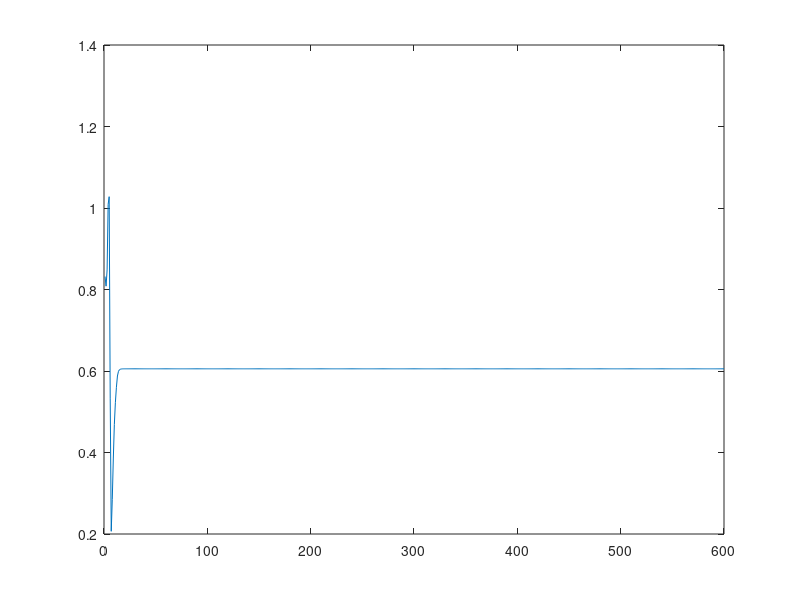
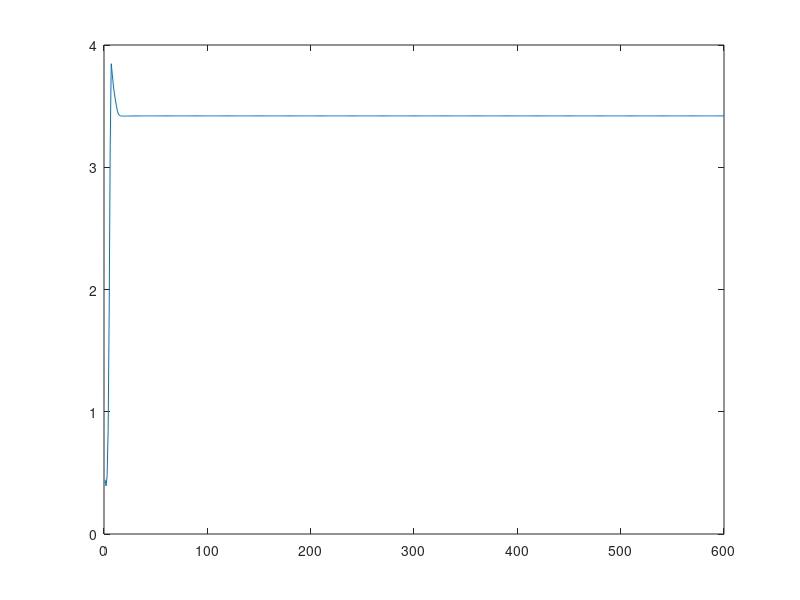
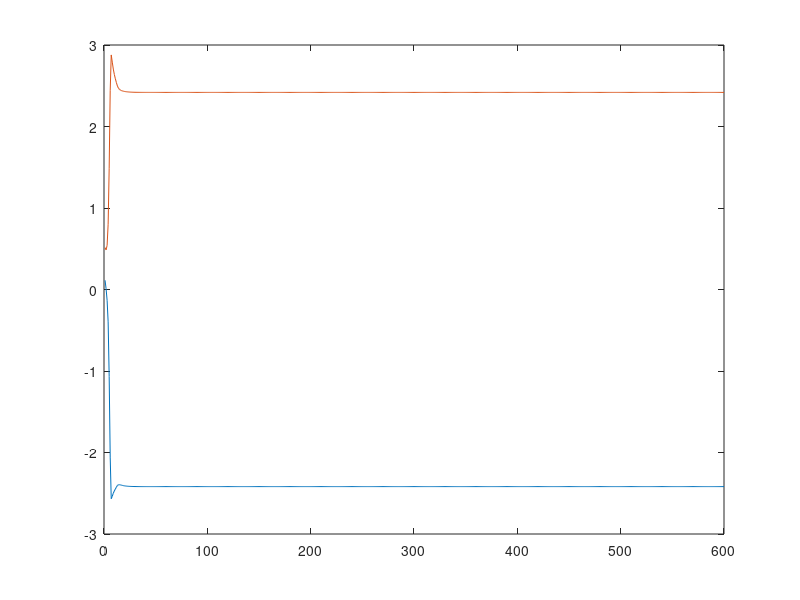
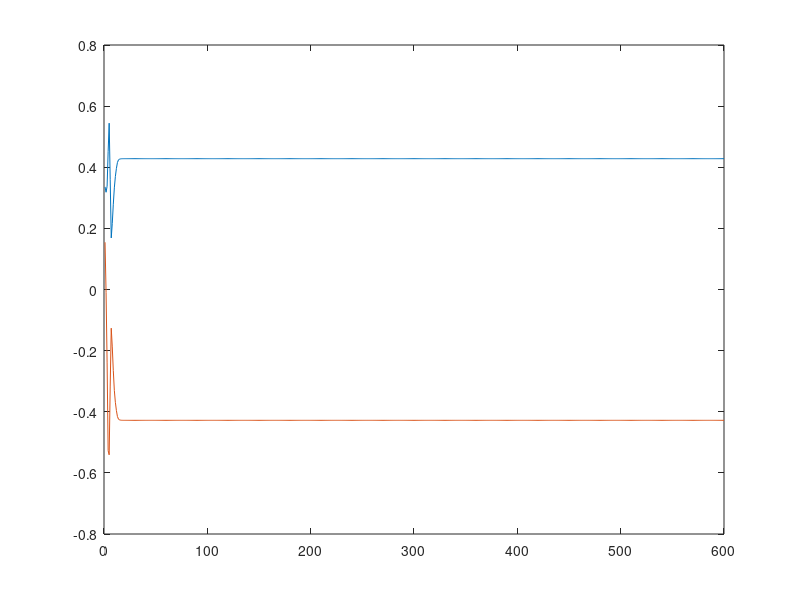

Reproduce these figures in MATLAB, in order.
clc
%%
in = zeros(0,100);
out = zeros(0,100);
j = 1;
for i=0:0.02:2
    in(j) = i;
    out(j) = humps(i);
    j = j+1;
end
%%

max_in = max(in);
max_out = max(out);

% if max_in > 1
%     in = in/max_in;
% end
% if max_out > 1
%     out = out/max_out;
% end
%%
data = randperm(100);
data_train = data(1: 70);
data_test1 = data(71: 80);
data_test2 = data(81: 90);
data_test3 = data(91: 100);
%%
% epsilon_test1 = 0.001;
epoch = 600;
max_n = 10;
err_2 = zeros(1,max_n - 2);

%%

%%
eta=0.005;
alpha=0.5;
betha=0.5;

n1=6;
%%

w1=rand(1,n1);
w2=rand(1,n1);
au=rand(1,n1);
al=rand(1,n1);
bu=rand(1,n1);
bl=rand(1,n1);

w2_plot =zeros(epoch,n1);
w1_plot =zeros(epoch,n1);
au_plot =zeros(epoch,n1);
al_plot =zeros(epoch,n1);
bu_plot =zeros(epoch,n1);
bl_plot =zeros(epoch,n1);
for j = 1:epoch
    for i = 1:length(data_train)
        d = out(data_train(i));
        x= in(data_train(i));
        
        net1 = w1*x';
        
        
        
        o1u = max(au.*tanh(bu.*net1),al.*tanh(bl.*net1));
        o1l = min(au.*tanh(bu.*net1),al.*tanh(bl.*net1));
        
        o1=(o1u+o1l)/2;
        
        net2=w2*o1';
        o2=net2;
        
        e = d - o2;
        
        
        
        
        gr_E_w2 = -1*e*1*o1;
        gr_E_w1 =e*(-1)*1*w2*0.5*(-1).*au.*bu.*(tanh(bu.*net1).^2-1)*x+e*(-1)*1*w2*0.5*(-1).*al.*bl.*(tanh(bl.*net1).^2-1)*x;
        gr_E_au =e*(-1)*1*w2*0.5.*tanh(bu.*net1);
        gr_E_al =e*(-1)*1*w2*0.5.*tanh(bl.*net1);
        gr_E_bu =e*(-1)*1*w2*0.5*(-1).*au.*net1.*(tanh(bu.*net1).^2-1);
        gr_E_bl =e*(-1)*1*w2*0.5*(-1).*al.*net1.*(tanh(bl.*net1).^2-1);
        
        w2 = w2 - eta*gr_E_w2;
        w1 = w1 - eta*gr_E_w1;
        au = au - eta*gr_E_au;
        al = al - eta*gr_E_al;
        bu = bu - eta*gr_E_bu;
        bl = bl - eta*gr_E_bl;
        
        
    end
    w2_plot(j,:)=w2;
    w1_plot(j,:)=w1;
    au_plot(j,:)=au;
    al_plot(j,:)=al;
    bu_plot(j,:)=bu;
    bl_plot(j,:)=bl;
end
j=1:epoch;
figure('Name','weight1','NumberTitle','off');
plot(j,w1_plot(1:epoch,1));
figure('Name','weight2','NumberTitle','off');
plot(j,w2_plot(1:epoch,1));
figure('Name','a','NumberTitle','off');
plot(j,au_plot(1:epoch,1));
hold on
plot(j,al_plot(1:epoch,1));
hold off
figure('Name','b','NumberTitle','off');
plot(j,bu_plot(1:epoch,1));
hold on
plot(j,bl_plot(1:epoch,1));
hold off

figure('Name','realVSestimation','NumberTitle','off');
for i = 1:length(in)
    
    x= in(i);
    
    net1 = w1*x';

    o1u = max(au.*tanh(bu.*net1),al.*tanh(bl.*net1));
    o1l = min(au.*tanh(bu.*net1),al.*tanh(bl.*net1));
    
    o1=(o1u+o1l)/2;
    
    net2=w2*o1';
    o2=net2;

    
    plot (in(i),o2)
    hold on
end
plot(in,out,'-')
hold off

%%


